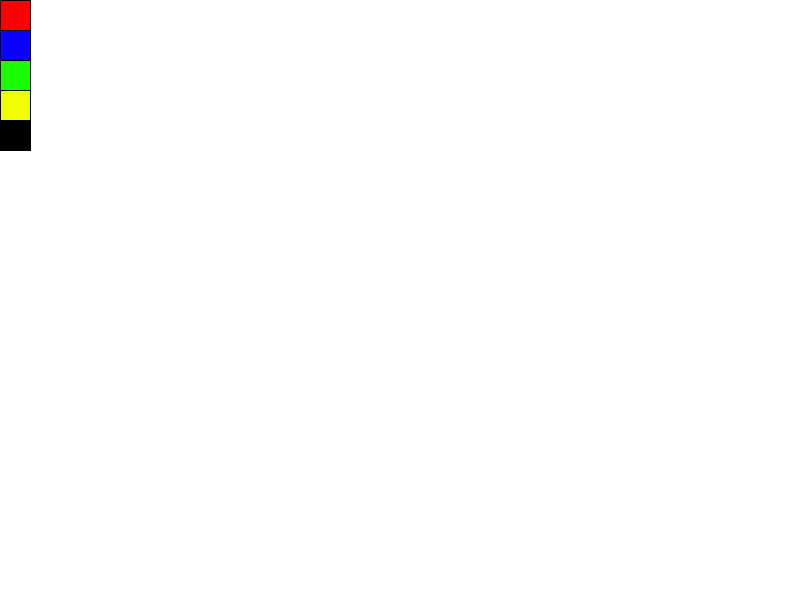
Frame 1 (no input)
Frame 60 (the mouse pressed at the canvas centre just before this capture): identical to frame 1, image omitted
Frame 120 (the mouse held since frame 60 and released just before this capture): identical to frame 1, image omitted

The Processing sketch that drew this single still picture (run headless with seeded random() and noise(); from frame 60 on, the mouse is pressed at the canvas centre):

// Processing sketch: processing_120920
// ── processing_120920.pde

int tamany=10;
int colorPint=0;
int rojo=#FA0000;
int azul=#0900FF;
int verde=#1AFF00;
int amarillo=#EFFF00;
int negro=#000000;
int fondo1=#FFFFFF;

void setup(){
  size(800,600);
  background(fondo1);

}

void draw()
{
  //Menu de colors
  fill(rojo);
  rect (0,0,30,30);
  fill(azul);
  rect (0,30,30,30);
  fill(verde);
  rect (0,60,30,30);
  fill (amarillo);
  rect (0,90,30,30);
  fill (negro);
  rect (0,120,30,30);
  //Linea
  if(key == 'z'){
    line(pmouseX,pmouseY,mouseX,mouseY);
    stroke(colorPint);
  }
  //Quadrat
  if(key == 'w' || key== 'q' || key== 'e'){
    fill(colorPint);
    noStroke();
    rect(mouseX,mouseY,tamany,tamany);
  }
  
  //Cercle
  if (key =='s' || key== 'a' || key== 'd'){
    fill(colorPint);
    noStroke();
    ellipse(mouseX,mouseY,tamany,tamany);
  }
    //Simetria amb lineas
    if(key=='x'){
    line(pmouseX,pmouseY,mouseX,mouseY);
    line(width-pmouseX,pmouseY,mouseX,mouseY);
    stroke(colorPint);
  }
  //Simetria amb quadrats
    if(key=='t' || key=='r' || key=='y'){
  fill(colorPint);
    noStroke();
    rect(mouseX,mouseY,tamany,tamany);
    rect(width-mouseX,mouseY,tamany,tamany);  
  }
  //Simetria amb cercles
   if(key=='g'|| key=='f' || key=='h'){
  fill(colorPint);
    fill(colorPint);
    noStroke();
    ellipse(mouseX,mouseY,tamany,tamany);
    ellipse(width-mouseX,mouseY,tamany,tamany);  
  }
  
   //Condicions per canviar color
    if (mouseX <= 30 && mouseY <= 30){
      colorPint=rojo;
    }
    if (mouseX <=30 && mouseY > 30 && mouseY <= 60){
      colorPint=azul; 
    }
    if (mouseX <=30 && mouseY > 60 && mouseY <= 90){
      colorPint=verde; 
    }
    if (mouseX <=30 && mouseY > 90 && mouseY <= 120){
      colorPint=amarillo;
    }
    if (mouseX <=30 && mouseY > 120 && mouseY <= 150){
      colorPint=negro;
    }
 
 
}          
void keyPressed(){
  //Per netejar la pantalla
  if (key == 'l'){
    background(fondo1);
                 }
  //Per aumentar la mida de les figures
    if (key =='e'|| key =='d'){
  tamany=tamany+1;
  } 
  //Per disminuir la mida de les figures
    if(tamany<0){
      tamany=1;
    }else if (key =='q' || key=='a'){
  tamany=tamany-1;
  }
  //Per aumentar les figures en la simetria
    if (key =='y' || key=='h'){
  tamany=tamany+1;
  } 
  //Per disminuir les figures en la simetria
    if(tamany<0){
      tamany=1;
    }else if (key =='r' || key=='f'){
  tamany=tamany-1;
  }
}
